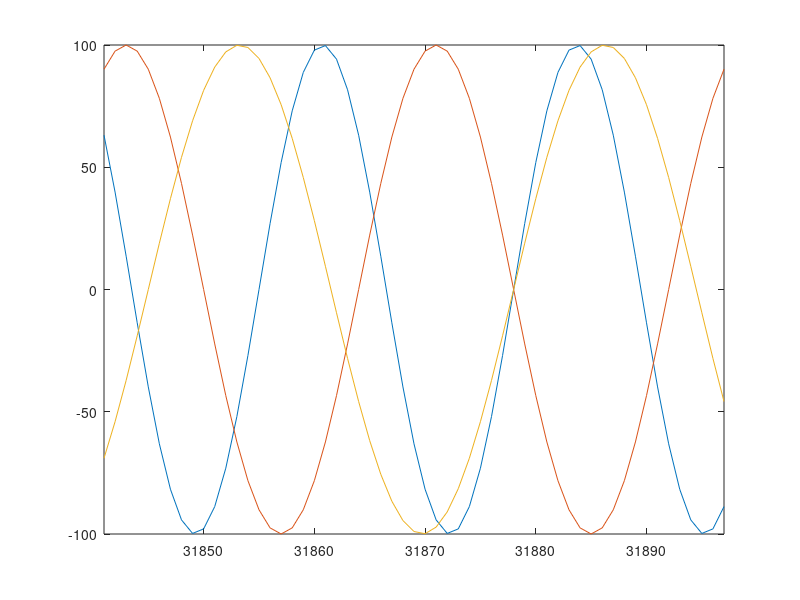

Reproduce this figure in MATLAB.
%% Calendar Chapter Recap
% This is an executable program that illustrates the statements
% introduced in the Calendar Chapter of "Experiments in MATLAB".
% You can access it with
%
%    calendar_recap
%    edit calendar_recap
%    publish calendar_recap
%
% Related EXM programs
%
%    biorhythm.m
%    easter.m
%    clockex.m
%    friday13.m

%% Clock and fprintf
   format bank
   c = clock
   f = '%6d %6d %6d %6d %6d %9.3f\n'
   fprintf(f,c);

%% Modular arithmetic
   y = c(1)
   is_leapyear = (mod(y,4) == 0 && mod(y,100) ~= 0 || mod(y,400) == 0)

%% Date functions
   c = clock;
   dnum = datenum(c)
   dnow = fix(now)
   xmas = datenum(c(1),12,25)
   days_till_xmas = xmas - dnow
   [~,wday] = weekday(now)

%% Count Friday the 13th's
    c = zeros(1,7);
    for y = 1:400
       for m = 1:12
          d = datenum([y,m,13]);
          w = weekday(d);
          c(w) = c(w) + 1;
       end
    end
    format short
    c

%% Biorhythms
    bday = datenum('8/17/1939')
    t = (fix(now)-bday) + (-28:28);
    y = 100*[sin(2*pi*t/23)
             sin(2*pi*t/28)
             sin(2*pi*t/33)];
    plot(t,y)
    axis tight
